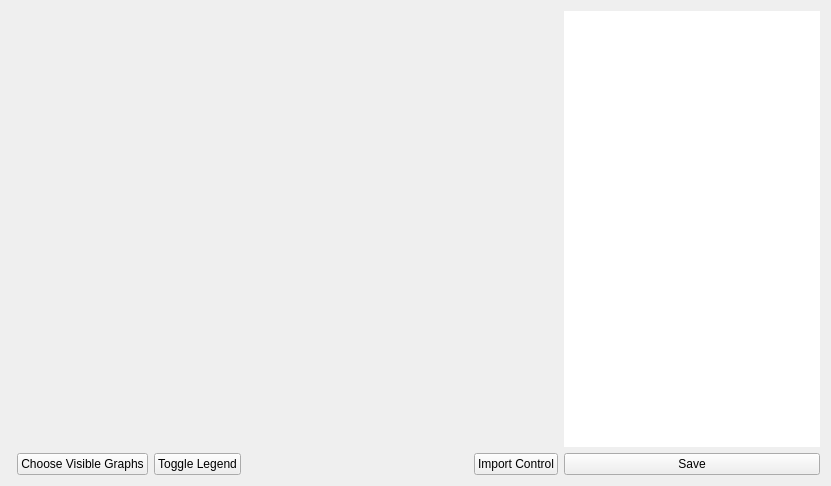
<?xml version="1.0" encoding="UTF-8"?>
<ui version="4.0">
 <class>lineGraph</class>
 <widget class="QWidget" name="lineGraph">
  <property name="geometry">
   <rect>
    <x>0</x>
    <y>0</y>
    <width>831</width>
    <height>486</height>
   </rect>
  </property>
  <property name="windowTitle">
   <string>LineGraph</string>
  </property>
  <layout class="QGridLayout" name="gridLayout">
   <item row="1" column="1">
    <widget class="QPushButton" name="chooseGraphs">
     <property name="text">
      <string>Choose Visible Graphs</string>
     </property>
    </widget>
   </item>
   <item row="1" column="5">
    <widget class="QPushButton" name="save">
     <property name="sizePolicy">
      <sizepolicy hsizetype="Minimum" vsizetype="Minimum">
       <horstretch>0</horstretch>
       <verstretch>0</verstretch>
      </sizepolicy>
     </property>
     <property name="text">
      <string>Save</string>
     </property>
    </widget>
   </item>
   <item row="1" column="4">
    <widget class="QPushButton" name="loadControl">
     <property name="text">
      <string>Import Control</string>
     </property>
    </widget>
   </item>
   <item row="0" column="5">
    <widget class="QListWidget" name="listWidget">
     <property name="sizePolicy">
      <sizepolicy hsizetype="Minimum" vsizetype="Minimum">
       <horstretch>0</horstretch>
       <verstretch>0</verstretch>
      </sizepolicy>
     </property>
     <property name="minimumSize">
      <size>
       <width>128</width>
       <height>0</height>
      </size>
     </property>
     <property name="frameShape">
      <enum>QFrame::NoFrame</enum>
     </property>
     <property name="movement">
      <enum>QListView::Static</enum>
     </property>
    </widget>
   </item>
   <item row="0" column="0" colspan="5">
    <widget class="QCustomPlot" name="plot" native="true">
     <property name="toolTip">
      <string>Use I (zoom in), O (zoom out), and the arrow keys and mouse to move around</string>
     </property>
    </widget>
   </item>
   <item row="1" column="3">
    <spacer name="horizontalSpacer">
     <property name="orientation">
      <enum>Qt::Horizontal</enum>
     </property>
     <property name="sizeHint" stdset="0">
      <size>
       <width>40</width>
       <height>20</height>
      </size>
     </property>
    </spacer>
   </item>
   <item row="1" column="2">
    <widget class="QPushButton" name="toggleLegend">
     <property name="text">
      <string>Toggle Legend</string>
     </property>
    </widget>
   </item>
  </layout>
 </widget>
 <customwidgets>
  <customwidget>
   <class>QCustomPlot</class>
   <extends>QWidget</extends>
   <header>qcustomplot.h</header>
   <container>1</container>
  </customwidget>
 </customwidgets>
 <resources/>
 <connections/>
</ui>
